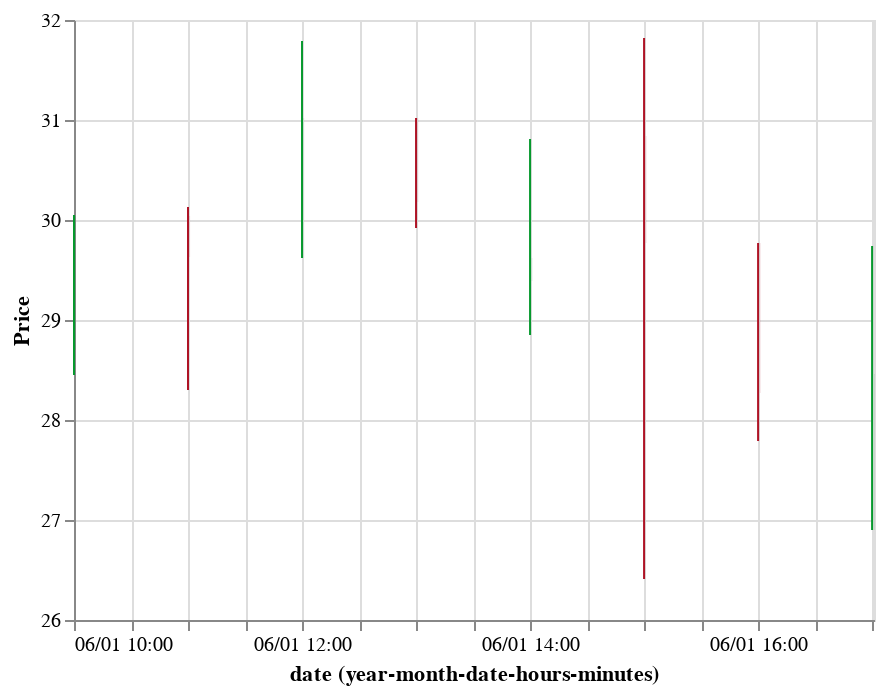

The code cell stored with this chart in its notebook:
### Code cell
source = pd.DataFrame(
[
      {
        "date": "2009-06-01 10:00:00",
        "open": 28.7,
        "high": 30.05,
        "low": 28.45,
        "close": 30.04,
        "signal": "short",
        "ret": -4.89396411092985
      },
      {
        "date": "2009-06-01 11:00:00",
        "open": 30.04,
        "high": 30.13,
        "low": 28.3,
        "close": 29.63,
        "signal": "short",
        "ret": -0.322580645161295
      },
      {
        "date": "2009-06-01 12:00:00",
        "open": 29.62,
        "high": 31.79,
        "low": 29.62,
        "close": 31.02,
        "signal": "short",
        "ret": 3.68663594470045
      },
      {
        "date": "2009-06-01 13:00:00",
        "open": 31.02,
        "high": 31.02,
        "low": 29.92,
        "close": 30.18,
        "signal": "short",
        "ret": 4.51010886469673
      },
      {
        "date": "2009-06-01 14:00:00",
        "open": 29.39,
        "high": 30.81,
        "low": 28.85,
        "close": 29.62,
        "signal": "short",
        "ret": 6.08424336973478
      },
      {
        "date": "2009-06-01 15:00:00",
        "open": 30.84,
        "high": 31.82,
        "low": 26.41,
        "close": 29.77,
        "signal": "short",
        "ret": 1.2539184952978
      },
      {
        "date": "2009-06-01 16:00:00",
        "open": 29.77,
        "high": 29.77,
        "low": 27.79,
        "close": 28.27,
        "signal": "short",
        "ret": -5.02431118314424
      },
      {
        "date": "2009-06-01 17:00:00",
        "open": 26.9,
        "high": 29.74,
        "low": 26.9,
        "close": 28.46,
        "signal": "short",
        "ret": -5.46623794212217
      }
    ]
)
open_close_color = alt.condition("datum.open < datum.close",
                                 alt.value("#06982d"),
                                 alt.value("#ae1325"))

rule = alt.Chart(source).mark_rule().encode(
    alt.X(
        'yearmonthdatehoursminutes(date):T',
#         scale=alt.Scale(domain=[{"month": 6, "date": 1, "year": 2009},
#                                 {"month": 6, "date": 2, "year": 2009}]),
        axis=alt.Axis(format='%m/%d %H:%M')
    ),
    alt.Y(
        'low',
        scale=alt.Scale(zero=False),
        axis=alt.Axis(title='Price')
    ),
    alt.Y2('high'),
    color=open_close_color
)

bar = alt.Chart(source).mark_bar().encode(
    x='yearmonthdatehoursminutes(date):T',
    y='open',
    y2='close',
    color=open_close_color
)

(rule + bar)

### Figure 1 — Vega-Lite specification as saved in the notebook (floating-point values rounded to 4 significant figures)
{"$schema": "https://vega.github.io/schema/vega-lite/v2.6.0.json", "config": {"view": {"height": 300, "width": 400}}, "datasets": {"data-13197a8d096b48784f9a1e4e1a78d972": [{"close": 30.04, "date": "2009-06-01 10:00:00", "high": 30.05, "low": 28.45, "open": 28.7, "ret": -4.894, "signal": "short"}, {"close": 29.63, "date": "2009-06-01 11:00:00", "high": 30.13, "low": 28.3, "open": 30.04, "ret": -0.3226, "signal": "short"}, {"close": 31.02, "date": "2009-06-01 12:00:00", "high": 31.79, "low": 29.62, "open": 29.62, "ret": 3.687, "signal": "short"}, {"close": 30.18, "date": "2009-06-01 13:00:00", "high": 31.02, "low": 29.92, "open": 31.02, "ret": 4.51, "signal": "short"}, {"close": 29.62, "date": "2009-06-01 14:00:00", "high": 30.81, "low": 28.85, "open": 29.39, "ret": 6.084, "signal": "short"}, {"close": 29.77, "date": "2009-06-01 15:00:00", "high": 31.82, "low": 26.41, "open": 30.84, "ret": 1.254, "signal": "short"}, {"close": 28.27, "date": "2009-06-01 16:00:00", "high": 29.77, "low": 27.79, "open": 29.77, "ret": -5.024, "signal": "short"}, {"close": 28.46, "date": "2009-06-01 17:00:00", "high": 29.74, "low": 26.9, "open": 26.9, "ret": -5.466, "signal": "short"}]}, "layer": [{"data": {"name": "data-13197a8d096b48784f9a1e4e1a78d972"}, "encoding": {"color": {"condition": {"test": "datum.open < datum.close", "value": "#06982d"}, "value": "#ae1325"}, "x": {"axis": {"format": "%m/%d %H:%M"}, "field": "date", "timeUnit": "yearmonthdatehoursminutes", "type": "temporal"}, "y": {"axis": {"title": "Price"}, "field": "low", "scale": {"zero": false}, "type": "quantitative"}, "y2": {"field": "high", "type": "quantitative"}}, "mark": "rule"}, {"data": {"name": "data-13197a8d096b48784f9a1e4e1a78d972"}, "encoding": {"color": {"condition": {"test": "datum.open < datum.close", "value": "#06982d"}, "value": "#ae1325"}, "x": {"field": "date", "timeUnit": "yearmonthdatehoursminutes", "type": "temporal"}, "y": {"field": "open", "type": "quantitative"}, "y2": {"field": "close", "type": "quantitative"}}, "mark": "bar"}]}
